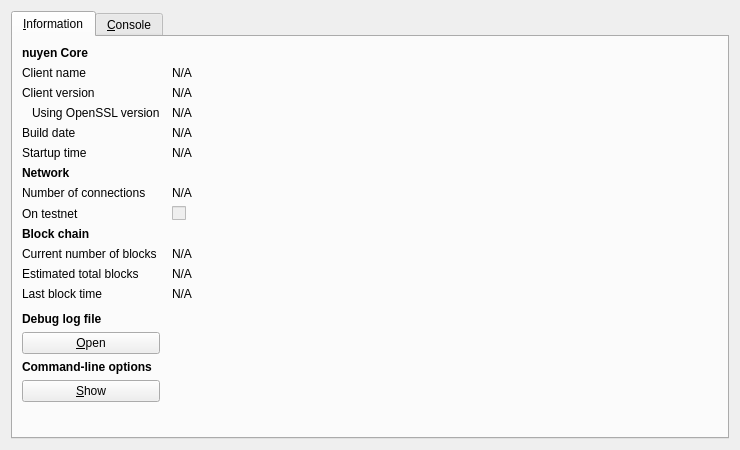
<?xml version="1.0" encoding="UTF-8"?>
<ui version="4.0">
 <class>RPCConsole</class>
 <widget class="QDialog" name="RPCConsole">
  <property name="geometry">
   <rect>
    <x>0</x>
    <y>0</y>
    <width>740</width>
    <height>450</height>
   </rect>
  </property>
  <property name="windowTitle">
   <string>nuyen - Debug window</string>
  </property>
  <layout class="QVBoxLayout" name="verticalLayout_2">
   <item>
    <widget class="QTabWidget" name="tabWidget">
     <property name="currentIndex">
      <number>0</number>
     </property>
     <widget class="QWidget" name="tab_info">
      <attribute name="title">
       <string>&amp;Information</string>
      </attribute>
      <layout class="QGridLayout" name="gridLayout" columnstretch="0,1">
       <property name="horizontalSpacing">
        <number>12</number>
       </property>
       <item row="0" column="0">
        <widget class="QLabel" name="label_9">
         <property name="font">
          <font>
           <weight>75</weight>
           <bold>true</bold>
          </font>
         </property>
         <property name="text">
          <string>nuyen Core</string>
         </property>
        </widget>
       </item>
       <item row="1" column="0">
        <widget class="QLabel" name="label_5">
         <property name="text">
          <string>Client name</string>
         </property>
        </widget>
       </item>
       <item row="1" column="1">
        <widget class="QLabel" name="clientName">
         <property name="cursor">
          <cursorShape>IBeamCursor</cursorShape>
         </property>
         <property name="text">
          <string>N/A</string>
         </property>
         <property name="textFormat">
          <enum>Qt::PlainText</enum>
         </property>
         <property name="textInteractionFlags">
          <set>Qt::LinksAccessibleByMouse|Qt::TextSelectableByKeyboard|Qt::TextSelectableByMouse</set>
         </property>
        </widget>
       </item>
       <item row="2" column="0">
        <widget class="QLabel" name="label_6">
         <property name="text">
          <string>Client version</string>
         </property>
        </widget>
       </item>
       <item row="2" column="1">
        <widget class="QLabel" name="clientVersion">
         <property name="cursor">
          <cursorShape>IBeamCursor</cursorShape>
         </property>
         <property name="text">
          <string>N/A</string>
         </property>
         <property name="textFormat">
          <enum>Qt::PlainText</enum>
         </property>
         <property name="textInteractionFlags">
          <set>Qt::LinksAccessibleByMouse|Qt::TextSelectableByKeyboard|Qt::TextSelectableByMouse</set>
         </property>
        </widget>
       </item>
       <item row="3" column="0">
        <widget class="QLabel" name="label_14">
         <property name="text">
          <string>Using OpenSSL version</string>
         </property>
         <property name="indent">
          <number>10</number>
         </property>
        </widget>
       </item>
       <item row="3" column="1">
        <widget class="QLabel" name="openSSLVersion">
         <property name="cursor">
          <cursorShape>IBeamCursor</cursorShape>
         </property>
         <property name="text">
          <string>N/A</string>
         </property>
         <property name="textFormat">
          <enum>Qt::PlainText</enum>
         </property>
         <property name="textInteractionFlags">
          <set>Qt::LinksAccessibleByMouse|Qt::TextSelectableByKeyboard|Qt::TextSelectableByMouse</set>
         </property>
        </widget>
       </item>
       <item row="4" column="0">
        <widget class="QLabel" name="label_12">
         <property name="text">
          <string>Build date</string>
         </property>
        </widget>
       </item>
       <item row="4" column="1">
        <widget class="QLabel" name="buildDate">
         <property name="cursor">
          <cursorShape>IBeamCursor</cursorShape>
         </property>
         <property name="text">
          <string>N/A</string>
         </property>
         <property name="textFormat">
          <enum>Qt::PlainText</enum>
         </property>
         <property name="textInteractionFlags">
          <set>Qt::LinksAccessibleByMouse|Qt::TextSelectableByKeyboard|Qt::TextSelectableByMouse</set>
         </property>
        </widget>
       </item>
       <item row="5" column="0">
        <widget class="QLabel" name="label_13">
         <property name="text">
          <string>Startup time</string>
         </property>
        </widget>
       </item>
       <item row="5" column="1">
        <widget class="QLabel" name="startupTime">
         <property name="cursor">
          <cursorShape>IBeamCursor</cursorShape>
         </property>
         <property name="text">
          <string>N/A</string>
         </property>
         <property name="textFormat">
          <enum>Qt::PlainText</enum>
         </property>
         <property name="textInteractionFlags">
          <set>Qt::LinksAccessibleByMouse|Qt::TextSelectableByKeyboard|Qt::TextSelectableByMouse</set>
         </property>
        </widget>
       </item>
       <item row="6" column="0">
        <widget class="QLabel" name="label_11">
         <property name="font">
          <font>
           <weight>75</weight>
           <bold>true</bold>
          </font>
         </property>
         <property name="text">
          <string>Network</string>
         </property>
        </widget>
       </item>
       <item row="7" column="0">
        <widget class="QLabel" name="label_7">
         <property name="text">
          <string>Number of connections</string>
         </property>
        </widget>
       </item>
       <item row="7" column="1">
        <widget class="QLabel" name="numberOfConnections">
         <property name="cursor">
          <cursorShape>IBeamCursor</cursorShape>
         </property>
         <property name="text">
          <string>N/A</string>
         </property>
         <property name="textFormat">
          <enum>Qt::PlainText</enum>
         </property>
         <property name="textInteractionFlags">
          <set>Qt::LinksAccessibleByMouse|Qt::TextSelectableByKeyboard|Qt::TextSelectableByMouse</set>
         </property>
        </widget>
       </item>
       <item row="8" column="0">
        <widget class="QLabel" name="label_8">
         <property name="text">
          <string>On testnet</string>
         </property>
        </widget>
       </item>
       <item row="8" column="1">
        <widget class="QCheckBox" name="isTestNet">
         <property name="enabled">
          <bool>false</bool>
         </property>
         <property name="text">
          <string/>
         </property>
        </widget>
       </item>
       <item row="9" column="0">
        <widget class="QLabel" name="label_10">
         <property name="font">
          <font>
           <weight>75</weight>
           <bold>true</bold>
          </font>
         </property>
         <property name="text">
          <string>Block chain</string>
         </property>
        </widget>
       </item>
       <item row="10" column="0">
        <widget class="QLabel" name="label_3">
         <property name="text">
          <string>Current number of blocks</string>
         </property>
        </widget>
       </item>
       <item row="10" column="1">
        <widget class="QLabel" name="numberOfBlocks">
         <property name="cursor">
          <cursorShape>IBeamCursor</cursorShape>
         </property>
         <property name="text">
          <string>N/A</string>
         </property>
         <property name="textFormat">
          <enum>Qt::PlainText</enum>
         </property>
         <property name="textInteractionFlags">
          <set>Qt::LinksAccessibleByMouse|Qt::TextSelectableByKeyboard|Qt::TextSelectableByMouse</set>
         </property>
        </widget>
       </item>
       <item row="11" column="0">
        <widget class="QLabel" name="label_4">
         <property name="text">
          <string>Estimated total blocks</string>
         </property>
        </widget>
       </item>
       <item row="11" column="1">
        <widget class="QLabel" name="totalBlocks">
         <property name="cursor">
          <cursorShape>IBeamCursor</cursorShape>
         </property>
         <property name="text">
          <string>N/A</string>
         </property>
         <property name="textFormat">
          <enum>Qt::PlainText</enum>
         </property>
         <property name="textInteractionFlags">
          <set>Qt::LinksAccessibleByMouse|Qt::TextSelectableByKeyboard|Qt::TextSelectableByMouse</set>
         </property>
        </widget>
       </item>
       <item row="12" column="0">
        <widget class="QLabel" name="label_2">
         <property name="text">
          <string>Last block time</string>
         </property>
        </widget>
       </item>
       <item row="12" column="1">
        <widget class="QLabel" name="lastBlockTime">
         <property name="cursor">
          <cursorShape>IBeamCursor</cursorShape>
         </property>
         <property name="text">
          <string>N/A</string>
         </property>
         <property name="textFormat">
          <enum>Qt::PlainText</enum>
         </property>
         <property name="textInteractionFlags">
          <set>Qt::LinksAccessibleByMouse|Qt::TextSelectableByKeyboard|Qt::TextSelectableByMouse</set>
         </property>
        </widget>
       </item>
       <item row="13" column="0">
        <spacer name="verticalSpacer_2">
         <property name="orientation">
          <enum>Qt::Vertical</enum>
         </property>
         <property name="sizeHint" stdset="0">
          <size>
           <width>20</width>
           <height>20</height>
          </size>
         </property>
        </spacer>
       </item>
       <item row="14" column="0">
        <widget class="QLabel" name="labelDebugLogfile">
         <property name="font">
          <font>
           <weight>75</weight>
           <bold>true</bold>
          </font>
         </property>
         <property name="text">
          <string>Debug log file</string>
         </property>
        </widget>
       </item>
       <item row="15" column="0">
        <widget class="QPushButton" name="openDebugLogfileButton">
         <property name="toolTip">
          <string>Open the nuyen debug log file from the current data directory. This can take a few seconds for large log files.</string>
         </property>
         <property name="text">
          <string>&amp;Open</string>
         </property>
         <property name="autoDefault">
          <bool>false</bool>
         </property>
        </widget>
       </item>
       <item row="16" column="0">
        <widget class="QLabel" name="labelCLOptions">
         <property name="font">
          <font>
           <weight>75</weight>
           <bold>true</bold>
          </font>
         </property>
         <property name="text">
          <string>Command-line options</string>
         </property>
        </widget>
       </item>
       <item row="17" column="0">
        <widget class="QPushButton" name="showCLOptionsButton">
         <property name="toolTip">
          <string>Show the nuyen-Qt help message to get a list with possible nuyen command-line options.</string>
         </property>
         <property name="text">
          <string>&amp;Show</string>
         </property>
         <property name="autoDefault">
          <bool>false</bool>
         </property>
        </widget>
       </item>
       <item row="18" column="0">
        <spacer name="verticalSpacer">
         <property name="orientation">
          <enum>Qt::Vertical</enum>
         </property>
         <property name="sizeHint" stdset="0">
          <size>
           <width>20</width>
           <height>40</height>
          </size>
         </property>
        </spacer>
       </item>
      </layout>
     </widget>
     <widget class="QWidget" name="tab_console">
      <attribute name="title">
       <string>&amp;Console</string>
      </attribute>
      <layout class="QVBoxLayout" name="verticalLayout_3">
       <property name="spacing">
        <number>3</number>
       </property>
       <item>
        <widget class="QTextEdit" name="messagesWidget">
         <property name="minimumSize">
          <size>
           <width>0</width>
           <height>100</height>
          </size>
         </property>
         <property name="readOnly">
          <bool>true</bool>
         </property>
         <property name="tabKeyNavigation" stdset="0">
          <bool>false</bool>
         </property>
         <property name="columnCount" stdset="0">
          <number>2</number>
         </property>
        </widget>
       </item>
       <item>
        <layout class="QHBoxLayout" name="horizontalLayout">
         <property name="spacing">
          <number>3</number>
         </property>
         <item>
          <widget class="QLabel" name="label">
           <property name="text">
            <string notr="true">&gt;</string>
           </property>
          </widget>
         </item>
         <item>
          <widget class="QLineEdit" name="lineEdit"/>
         </item>
         <item>
          <widget class="QPushButton" name="clearButton">
           <property name="maximumSize">
            <size>
             <width>24</width>
             <height>24</height>
            </size>
           </property>
           <property name="toolTip">
            <string>Clear console</string>
           </property>
           <property name="text">
            <string/>
           </property>
           <property name="icon">
            <iconset resource="../bitcoin.qrc">
             <normaloff>:/icons/remove</normaloff>:/icons/remove</iconset>
           </property>
           <property name="shortcut">
            <string notr="true">Ctrl+L</string>
           </property>
           <property name="autoDefault">
            <bool>false</bool>
           </property>
          </widget>
         </item>
        </layout>
       </item>
      </layout>
     </widget>
    </widget>
   </item>
  </layout>
 </widget>
 <resources>
  <include location="../bitcoin.qrc"/>
 </resources>
 <connections/>
</ui>
